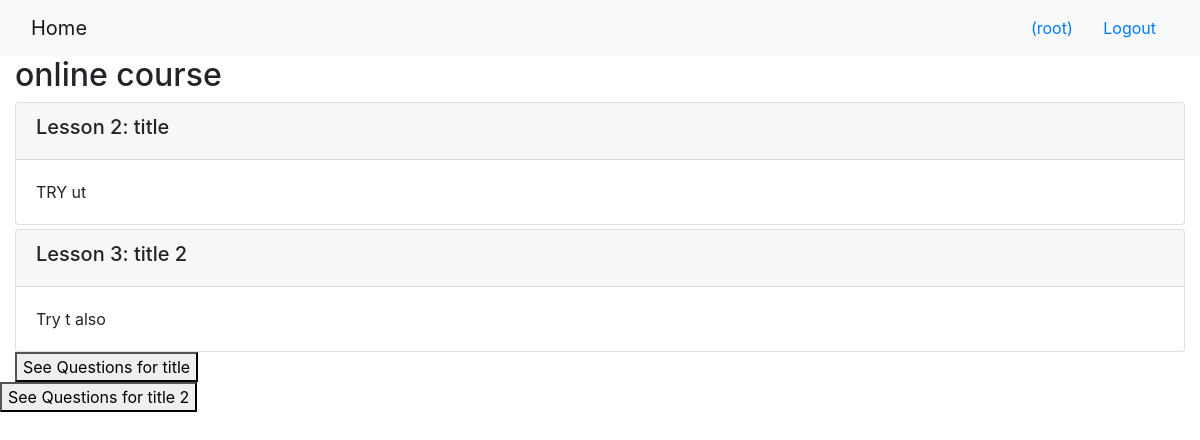
/onlinecourse/1/ (signed in), run on the app's committed database.
### onlinecourse/models.py (models this page shows, shortened)
class Course(models.Model):
    name = models.CharField(null=False, max_length=30, default='online course')
    image = models.ImageField(upload_to='course_images/')
    description = models.CharField(max_length=1000)
    pub_date = models.DateField(null=True)
    instructors = models.ManyToManyField(Instructor)
    users = models.ManyToManyField(settings.AUTH_USER_MODEL, through='Enrollment')
    total_enrollment = models.IntegerField(default=0)
    is_enrolled = False

class Lesson(models.Model):
    title = models.CharField(max_length=200, default="title")
    order = models.IntegerField(default=0)
    course = models.ForeignKey(Course, on_delete=models.CASCADE)
    content = models.TextField()

### onlinecourse/views.py (the view)
# urls.py: path('<int:pk>/', views.CourseDetailView.as_view(), name='course_details'),
class CourseDetailView(generic.DetailView):
    model = Course
    template_name = 'onlinecourse/course_detail_bootstrap.html'

### onlinecourse/templates/onlinecourse/course_detail_bootstrap.html (shortened to what this page needs)
<!DOCTYPE html>
<html lang="en">
<head>
     {% load static %}
    <link rel="stylesheet" href="https://maxcdn.bootstrapcdn.com/bootstrap/4.5.2/css/bootstrap.min.css">
</head>
<body>
    <nav class="navbar navbar-light bg-light">
        <div class="container-fluid">
            <div class="navbar-header">
                  <a class="navbar-brand" href="{% url 'onlinecourse:index' %}">Home</a>
            </div>
            <ul class="nav navbar-nav navbar-right">
                {% if user.is_authenticated %}
                <li>
                    <a class="btn btn-link" href="#">{{ user.first_name }}({{ user.username }})</a>
                    <a class="btn btn-link" href="{% url 'onlinecourse:logout' %}">Logout</a>
                </li>
                {% endif %}
            </ul>
        </div>
    </nav>
    <div class="container-fluid">
            <h2>{{ course.name }}</h2>
            <div class="card-columns-vertical">
                {% for lesson in course.lesson_set.all %}
                    <div class="card mt-1">
                        <div class="card-header"><h5>Lesson {{lesson.order|add:1}}: {{lesson.title}}</h5></div>
                        <div class="card-body">{{lesson.content}}</div>
                    </div>
                {% endfor %}
            </div>
            {% if user.is_authenticated %}
                {% for lesson in course.lesson_set.all %}
                    <button data-toggle="collapse" data-target="#exam">See Questions for {{ lesson.title }}</button>
                    </div>
                {% endfor %}
            {% else %}
            <p>You are not authenticated, login or come back</p>
            {% endif %}
</body>
</html>

### data on the page
Course: name "online course"
Lesson: order|add "2", title "title", content "TRY ut"
Lesson: order|add "3", title "title 2", content "Try t also"

### other printed values
{{ user.username }} "root"
